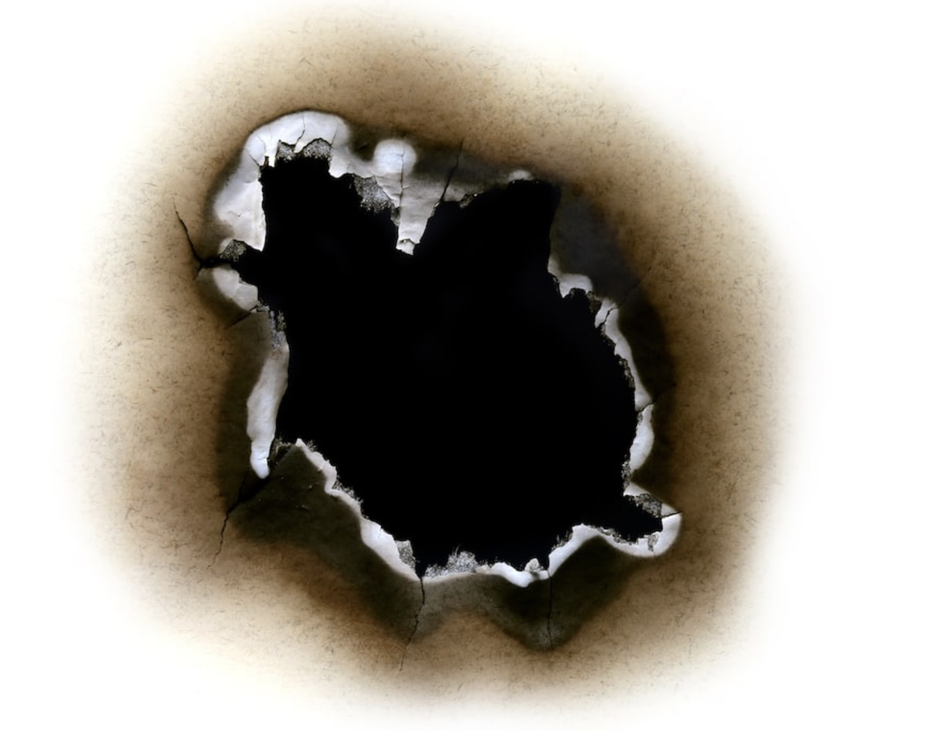
#> input picture destruct_images/overlays/original/fire.png, 942 x 749 px, shrunk from 1758 x 1398 before the run, given in place of fire.jpg, which was not available
$ python make_transparent.py
#> lines starting #> are read from the running program, lines starting #| are printed output that depends on the picture; after the words box and inside, x2 and y2 are one past the last pixel; in counts of white or black regions, pixels touching at a corner belong together; pictures that were not available may be replaced by others from this repository, and a replacement may not be noted
from PIL import Image
import numpy as np

# Load image
path = "destruct_images/overlays/fire.jpg"
img = Image.open(path)
#> img is the input picture: PIL image 942x749 RGBA; mean R, G, B, A 167.7, 162.5, 154, 255

# Convert to RGBA to support transparency
img = img.convert("RGBA")

# Convert to numpy array for efficient processing
data = np.array(img)

# Calculate luminance/intensity (brightness) of each pixel
# Using standard luminance formula: 0.299*R + 0.587*G + 0.114*B
luminance = 0.299 * data[:, :, 0] + 0.587 * data[:, :, 1] + 0.114 * data[:, :, 2]
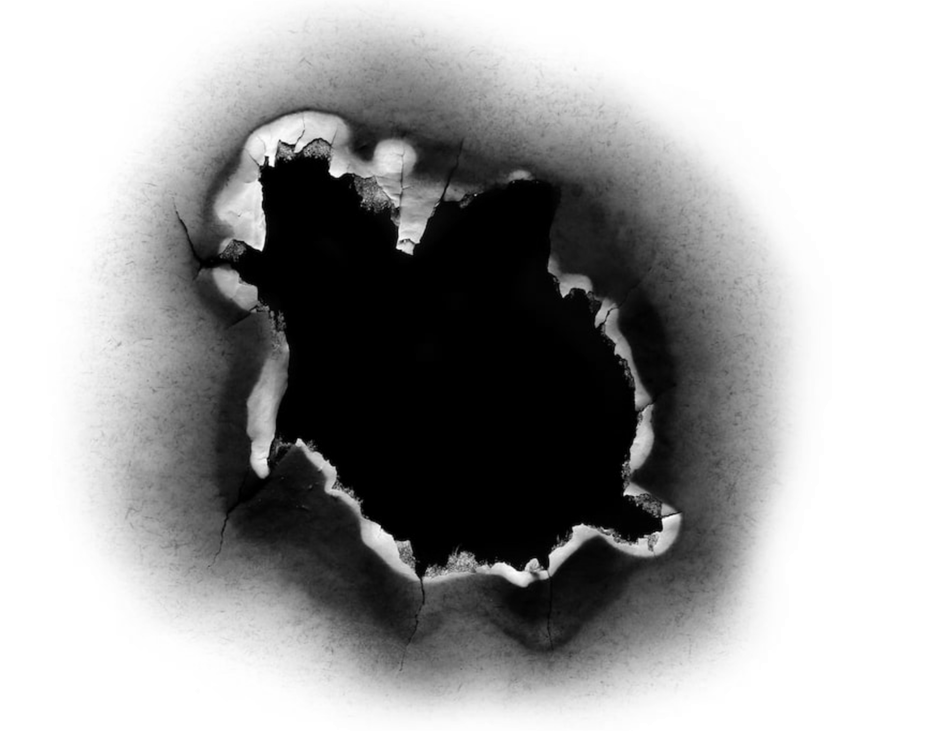
#> luminance: shape (749, 942) float64; min 0, max 255, mean 163.1

# Create alpha channel: bright pixels (>240) become transparent (alpha=0)
# Adjust threshold (240) if needed: higher = more white pixels made transparent
alpha = np.where(luminance > 240, 0, 255).astype(np.uint8)
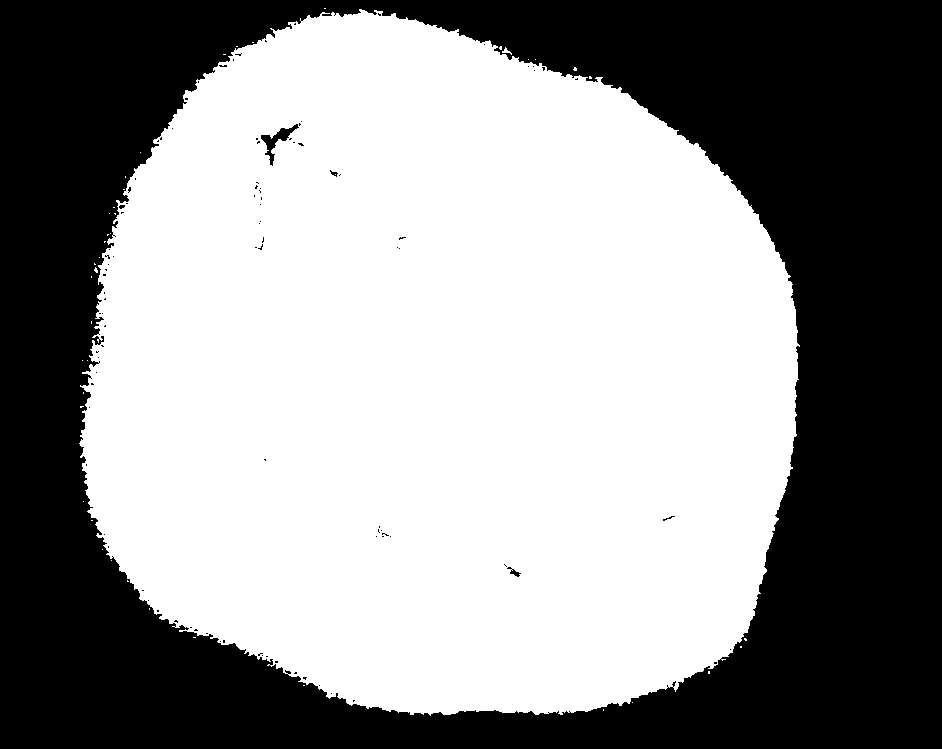
#> alpha: shape (749, 942); 57.1% white; 99 black regions (95 under 20 px), largest, box (x1, y1, x2, y2) and area: (0, 0, 942, 749) 301662, (261, 124, 299, 166) 399, (507, 567, 521, 577) 50, (330, 170, 338, 177) 24

# Set the alpha channel
data[:, :, 3] = alpha

# Convert back to PIL Image
result = Image.fromarray(data, 'RGBA')

# Save as transparent PNG
result.save("destruct_images/overlays/cracks_transparent.png", "PNG")
print("✓ Saved transparent PNG: destruct_images/overlays/cracks_transparent.png")

$ run again, with destruct_images/overlays/original/cracks.jpg saved as destruct_images/overlays/original/fire.png
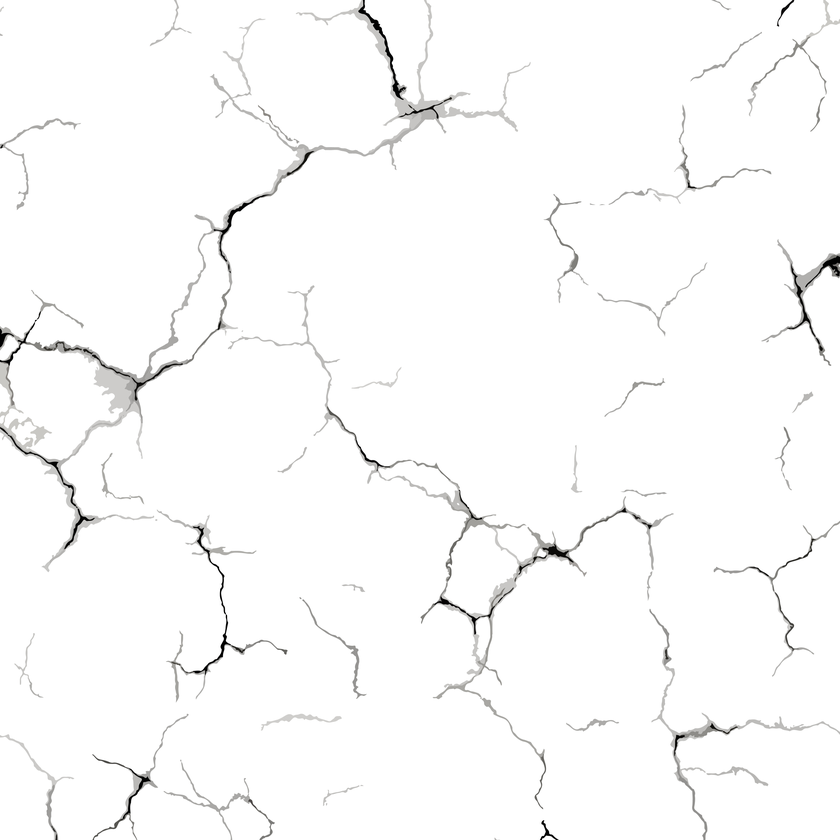
#> input picture destruct_images/overlays/original/cracks.jpg, 840 x 840 px, shrunk from 5000 x 5000 before the run, given in place of fire.jpg, which was not available
#> img is the input picture: PIL image 840x840 RGB; mean R, G, B 250.9, 250.9, 250.8
#> img: PIL image 840x840 RGBA
#> `alpha = np.where(luminance > 240, 0, 255).astype(np.uint8)`:
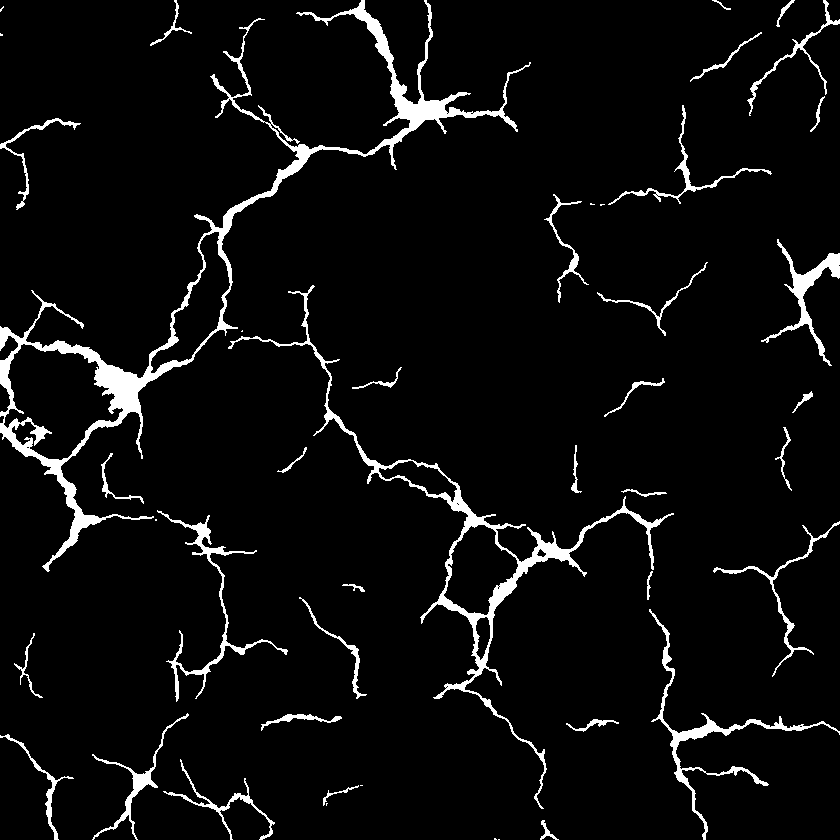
#> alpha: shape (840, 840); 4.9% white; 45 white regions (10 under 20 px), largest, box (x1, y1, x2, y2) and area: (0, 0, 531, 572) 13634, (228, 285, 674, 809) 6503, (649, 609, 840, 840) 2260
